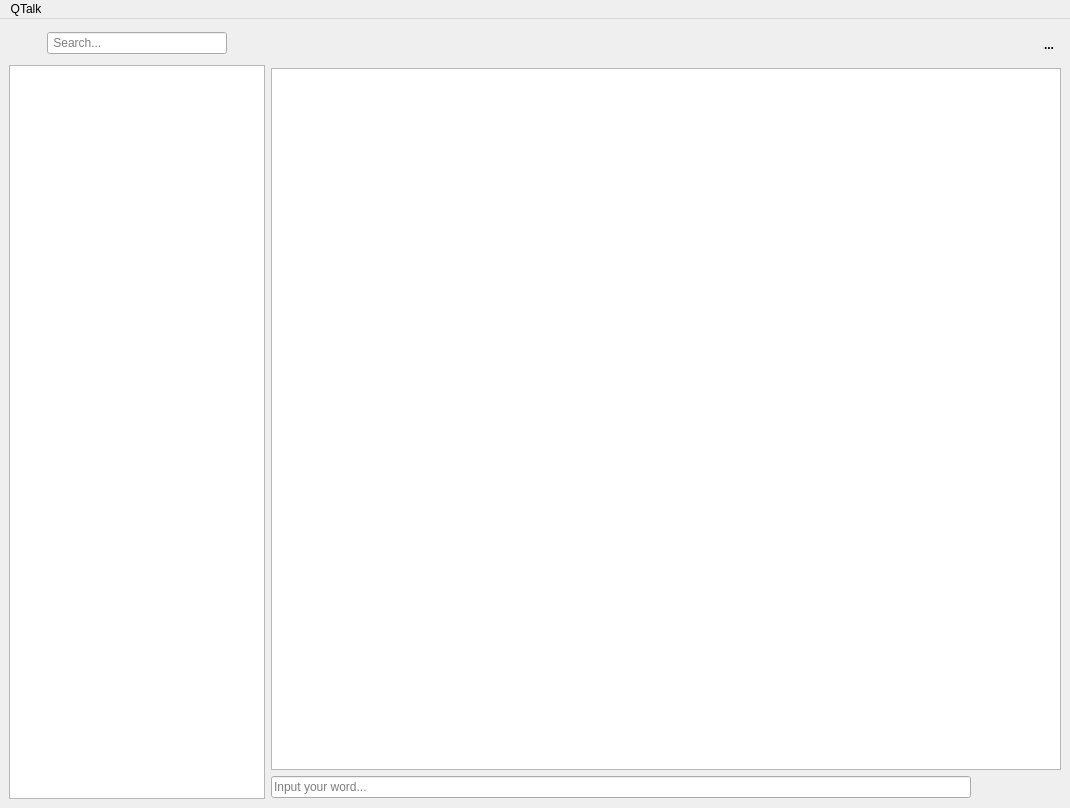
<?xml version="1.0" encoding="UTF-8"?>
<ui version="4.0">
 <author>kent fox</author>
 <class>QTalkWindow</class>
 <widget class="QMainWindow" name="QTalkWindow">
  <property name="geometry">
   <rect>
    <x>0</x>
    <y>0</y>
    <width>1070</width>
    <height>808</height>
   </rect>
  </property>
  <property name="windowTitle">
   <string>QTalk</string>
  </property>
  <property name="locale">
   <locale language="Chinese" country="China"/>
  </property>
  <widget class="QWidget" name="centralwidget">
   <layout class="QHBoxLayout" name="horizontalLayout_4">
    <item>
     <layout class="QVBoxLayout" name="verticalLayout">
      <property name="sizeConstraint">
       <enum>QLayout::SetDefaultConstraint</enum>
      </property>
      <item>
       <layout class="QHBoxLayout" name="horizontalLayout">
        <item>
         <widget class="QToolButton" name="avatarButton">
          <property name="text">
           <string/>
          </property>
          <property name="iconSize">
           <size>
            <width>24</width>
            <height>24</height>
           </size>
          </property>
          <property name="autoRaise">
           <bool>true</bool>
          </property>
         </widget>
        </item>
        <item>
         <widget class="QLineEdit" name="searchEdit">
          <property name="sizePolicy">
           <sizepolicy hsizetype="Preferred" vsizetype="Fixed">
            <horstretch>0</horstretch>
            <verstretch>0</verstretch>
           </sizepolicy>
          </property>
          <property name="text">
           <string/>
          </property>
          <property name="cursorPosition">
           <number>0</number>
          </property>
          <property name="placeholderText">
           <string> Search...</string>
          </property>
         </widget>
        </item>
        <item>
         <widget class="QToolButton" name="friendsButton">
          <property name="text">
           <string/>
          </property>
          <property name="iconSize">
           <size>
            <width>24</width>
            <height>24</height>
           </size>
          </property>
          <property name="autoRaise">
           <bool>true</bool>
          </property>
         </widget>
        </item>
       </layout>
      </item>
      <item>
       <widget class="QListWidget" name="chatList">
        <property name="sizePolicy">
         <sizepolicy hsizetype="Preferred" vsizetype="Expanding">
          <horstretch>0</horstretch>
          <verstretch>0</verstretch>
         </sizepolicy>
        </property>
        <property name="maximumSize">
         <size>
          <width>256</width>
          <height>16777215</height>
         </size>
        </property>
        <property name="focusPolicy">
         <enum>Qt::TabFocus</enum>
        </property>
        <property name="layoutDirection">
         <enum>Qt::LeftToRight</enum>
        </property>
        <property name="editTriggers">
         <set>QAbstractItemView::NoEditTriggers</set>
        </property>
        <property name="resizeMode">
         <enum>QListView::Adjust</enum>
        </property>
       </widget>
      </item>
     </layout>
    </item>
    <item>
     <layout class="QVBoxLayout" name="verticalLayout_3">
      <item>
       <layout class="QHBoxLayout" name="horizontalLayout_2">
        <item>
         <widget class="QToolButton" name="chatIcon">
          <property name="text">
           <string/>
          </property>
          <property name="iconSize">
           <size>
            <width>24</width>
            <height>24</height>
           </size>
          </property>
          <property name="autoRaise">
           <bool>true</bool>
          </property>
         </widget>
        </item>
        <item>
         <layout class="QVBoxLayout" name="verticalLayout_2">
          <item>
           <widget class="QLabel" name="chatTitle">
            <property name="maximumSize">
             <size>
              <width>16777215</width>
              <height>16</height>
             </size>
            </property>
            <property name="font">
             <font>
              <weight>75</weight>
              <bold>true</bold>
             </font>
            </property>
            <property name="text">
             <string/>
            </property>
           </widget>
          </item>
          <item>
           <widget class="QLabel" name="chatInfo">
            <property name="text">
             <string/>
            </property>
           </widget>
          </item>
         </layout>
        </item>
        <item>
         <widget class="QToolButton" name="chatButton">
          <property name="font">
           <font>
            <weight>75</weight>
            <bold>true</bold>
           </font>
          </property>
          <property name="text">
           <string>...</string>
          </property>
          <property name="autoRaise">
           <bool>true</bool>
          </property>
         </widget>
        </item>
       </layout>
      </item>
      <item>
       <widget class="QTextEdit" name="msgBox"/>
      </item>
      <item>
       <layout class="QHBoxLayout" name="horizontalLayout_3">
        <item>
         <widget class="QLineEdit" name="inputBox">
          <property name="autoFillBackground">
           <bool>false</bool>
          </property>
          <property name="frame">
           <bool>true</bool>
          </property>
          <property name="placeholderText">
           <string>Input your word...</string>
          </property>
         </widget>
        </item>
        <item>
         <widget class="QToolButton" name="emojisButton">
          <property name="text">
           <string/>
          </property>
          <property name="autoRaise">
           <bool>true</bool>
          </property>
         </widget>
        </item>
        <item>
         <widget class="QToolButton" name="fileButton">
          <property name="text">
           <string/>
          </property>
          <property name="autoRaise">
           <bool>true</bool>
          </property>
         </widget>
        </item>
        <item>
         <widget class="QToolButton" name="sendButton">
          <property name="text">
           <string/>
          </property>
          <property name="autoRaise">
           <bool>true</bool>
          </property>
         </widget>
        </item>
       </layout>
      </item>
     </layout>
    </item>
   </layout>
  </widget>
  <widget class="QMenuBar" name="menubar">
   <property name="geometry">
    <rect>
     <x>0</x>
     <y>0</y>
     <width>1070</width>
     <height>26</height>
    </rect>
   </property>
   <widget class="QMenu" name="menuQTalk">
    <property name="title">
     <string>QTalk</string>
    </property>
    <widget class="QMenu" name="menuNotify">
     <property name="title">
      <string>Notify</string>
     </property>
     <addaction name="actionNotify1"/>
     <addaction name="actionNotify2"/>
     <addaction name="actionNotify3"/>
     <addaction name="actionNotify4"/>
     <addaction name="actionNotify5"/>
    </widget>
    <widget class="QMenu" name="menuThemes">
     <property name="title">
      <string>Themes</string>
     </property>
     <addaction name="actionThemeLight"/>
     <addaction name="actionThemeDark"/>
     <addaction name="separator"/>
     <addaction name="actionThemeAuto"/>
    </widget>
    <addaction name="menuNotify"/>
    <addaction name="menuThemes"/>
    <addaction name="separator"/>
    <addaction name="actionExit"/>
   </widget>
   <addaction name="menuQTalk"/>
  </widget>
  <action name="actionExit">
   <property name="text">
    <string>Exit</string>
   </property>
  </action>
  <action name="actionNotify1">
   <property name="checkable">
    <bool>true</bool>
   </property>
   <property name="text">
    <string>1</string>
   </property>
  </action>
  <action name="actionNotify2">
   <property name="checkable">
    <bool>true</bool>
   </property>
   <property name="text">
    <string>2</string>
   </property>
  </action>
  <action name="actionNotify3">
   <property name="checkable">
    <bool>true</bool>
   </property>
   <property name="checked">
    <bool>true</bool>
   </property>
   <property name="text">
    <string>3</string>
   </property>
  </action>
  <action name="actionNotify4">
   <property name="checkable">
    <bool>true</bool>
   </property>
   <property name="text">
    <string>4</string>
   </property>
  </action>
  <action name="actionNotify5">
   <property name="checkable">
    <bool>true</bool>
   </property>
   <property name="text">
    <string>5</string>
   </property>
  </action>
  <action name="actionThemeLight">
   <property name="checkable">
    <bool>true</bool>
   </property>
   <property name="text">
    <string>Light</string>
   </property>
  </action>
  <action name="actionThemeDark">
   <property name="checkable">
    <bool>true</bool>
   </property>
   <property name="text">
    <string>Dark</string>
   </property>
  </action>
  <action name="actionThemeAuto">
   <property name="checkable">
    <bool>true</bool>
   </property>
   <property name="checked">
    <bool>true</bool>
   </property>
   <property name="text">
    <string>Auto</string>
   </property>
  </action>
 </widget>
 <tabstops>
  <tabstop>inputBox</tabstop>
  <tabstop>searchEdit</tabstop>
  <tabstop>sendButton</tabstop>
  <tabstop>chatList</tabstop>
  <tabstop>msgBox</tabstop>
  <tabstop>chatButton</tabstop>
  <tabstop>chatIcon</tabstop>
  <tabstop>avatarButton</tabstop>
  <tabstop>friendsButton</tabstop>
  <tabstop>emojisButton</tabstop>
  <tabstop>fileButton</tabstop>
 </tabstops>
 <resources/>
 <connections/>
</ui>
